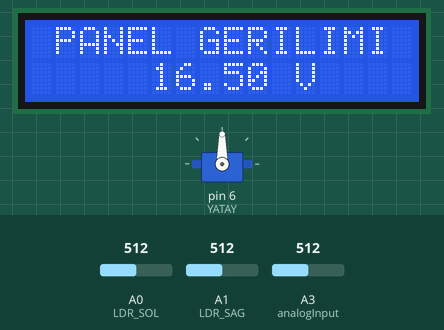
Bench run of a sketch on a simulated Arduino Uno, built with avr-gcc and run on an emulated ATmega328P. Shown: 16×2 character LCD, servo. The test bench sets the inputs (shaded band); at power-on: A0 (LDR_SOL) = 512, A1 (LDR_SAG) = 512, A3 (analogInput) = 512. What the sketch prints to the serial monitor is not drawn.

Above: at 1.2 s.
1.3 s: A0 (LDR_SOL) set to 716
At 1.99 s:
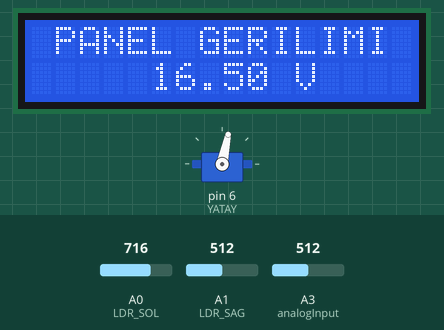
3.5 s: A1 (LDR_SAG) set to 900
6.5 s: A3 (analogInput) set to 323
At 6.65 s:
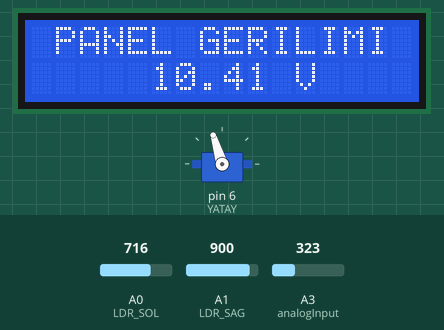
9.0 s: A3 (analogInput) set to 301
At 10.9 s:
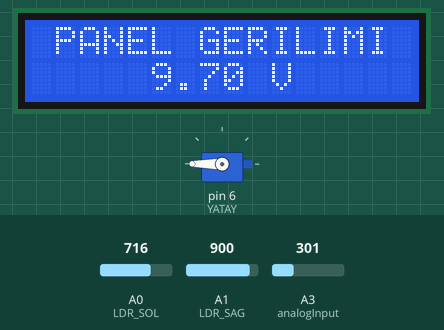
11.1 s: A3 (analogInput) set to 511
At 11.8 s:
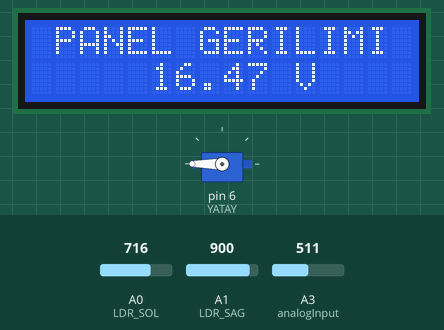
12.6 s: A3 (analogInput) set to 306
At 12.9 s:
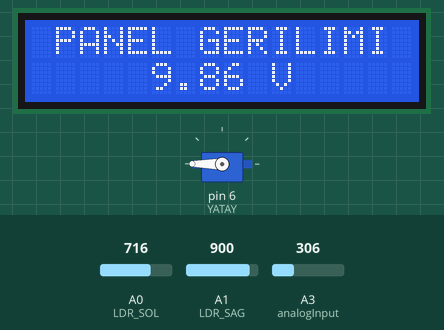
Timing chart, 0 to 15.1 s (numbered marks = the images above; inputs shaded):
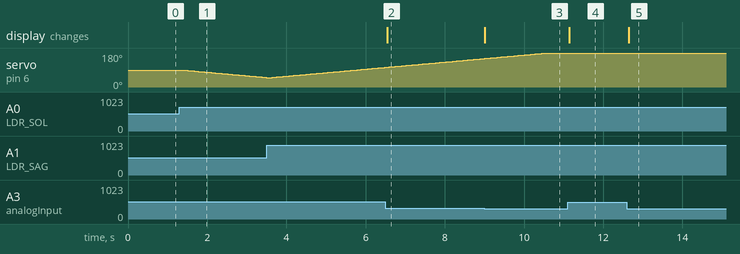

The sketch:

Gunes.ino
```cpp
#include <Servo.h>
#include <LiquidCrystal.h>
Servo YATAY;


int pos1 = 90; // servo1 başlangıç konumu


const int LDR_SOL = A0;
const int LDR_SAG = A1;


int SOL = 0;
int SAG = 0;


LiquidCrystal lcd(7, 8, 9, 10, 11, 12);
int analogInput = A3;
float vout = 0.0;
float vin = 0.0;
float R1 = 100000.0; // 100K Direnç
float R2 = 10000.0; //  10K Direnç
int value = 0;
void setup(){
   pinMode(analogInput, INPUT);
   lcd.begin(16, 2);
   lcd.print(" PANEL GERILIMI"); // LCD ekranın ilk satırına yazdırılacak yazı
   YATAY.attach(6); //alt motor
   Serial.begin(9600);

}
void loop(){

   value = analogRead(analogInput);
   vout = (value * 3.0) / 1024.0;
   vin = vout / (R2/(R1+R2));
   if (vin<0.09) {
   vin=0.0;
}
lcd.setCursor(0, 1);
lcd.print("     ");
lcd.print(vin); // Bulduğumuz vin değerini LCD ekranın ikinci satırına yazdırıyoruz
lcd.print(" V ");
SOL = analogRead(LDR_SOL);
SAG = analogRead(LDR_SAG);


Serial.print("Panel Gerilimi = ");
Serial.println(vin);
Serial.print("Panelin Donus Acisi = ");
Serial.println(pos1);
delay(50);
//ldr analog (0-1024) bilgileri okur.
//LDR bir ucu - de ise
//bu değerler ışık şiddeti ile doğru orantılıdır.
//ışık artarsa değer de artar.

 if (SOL > ( SAG  ))
 {
 if (pos1 > 0)
 pos1-=1;
 YATAY.write(pos1);
 }
 if (SAG > ( SOL  ))
 {
 if ( pos1 < 180 )
 pos1++;
 YATAY.write(pos1);
 }
}
```

Measured:
- the behaviour switches between 311 and 310 on A3 (analogInput) (found by bisection; images 2 and 3)
- after the input at 1.3 s, servo on pin 6 (YATAY): moves from 90° to 50° over 2.1 s, starting after 0.10 s
- after the input at 6.5 s, the display: changes at once (image 2)
- after the input at 9.0 s, the display: changes at once (image 3)
- after the input at 11.1 s, the display: changes at once (image 4)
- after the input at 12.6 s, the display: changes at once (image 5)
